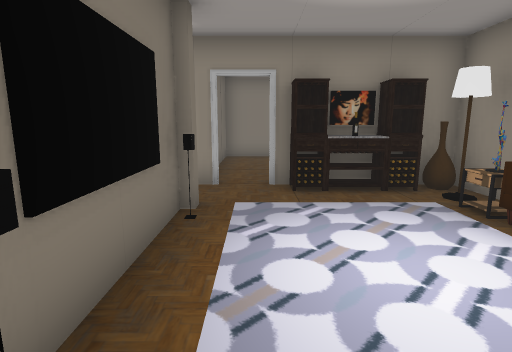
view 1 (above)

14 first-person views from a walk through a 3-D level made in the Unity game engine. The camera is 1.4 m above the floor, tilts 10° down and sees 80° across. Doors are open. The floor is counted in squares, 1 m on a side. Each view is taken from the middle of a square. On the plan, view 1 faces up. The plan holds only what a view shows up to about 14 squares ahead; the rest is blank. The place goes on beyond the plan. The player is left out. Some animated figures are left out. Some surface patterns are stand-ins.

view 2
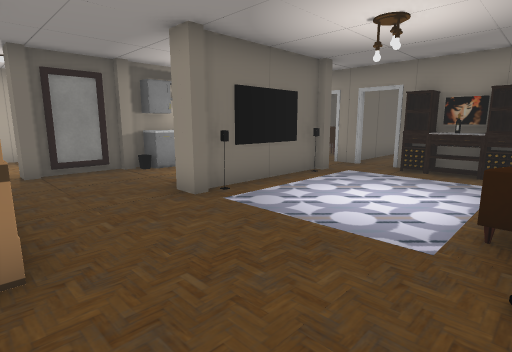

view 3
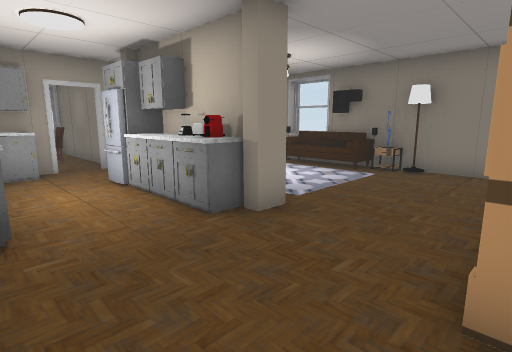

view 4
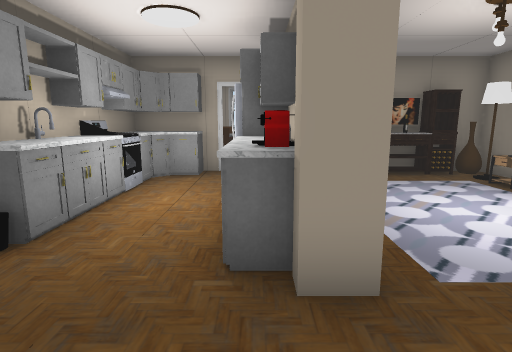

view 5
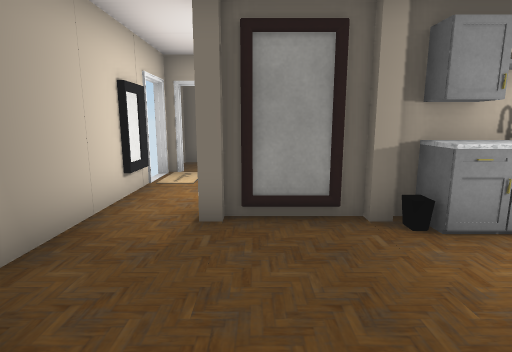

view 6
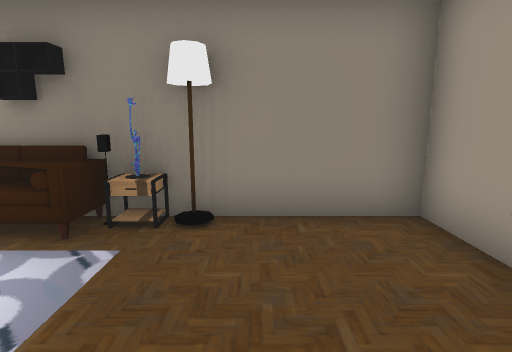

view 7
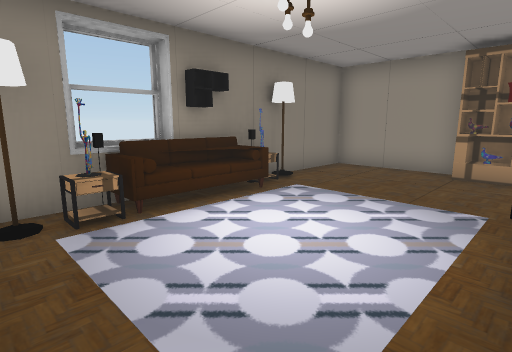

view 8
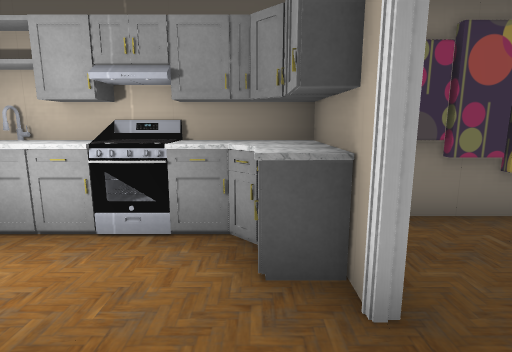

view 9
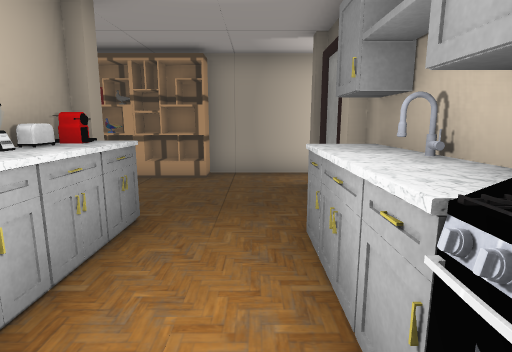

view 10
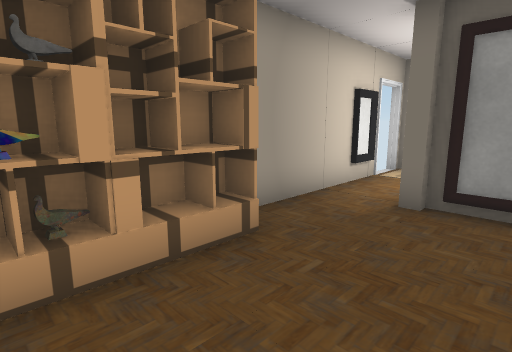

view 11
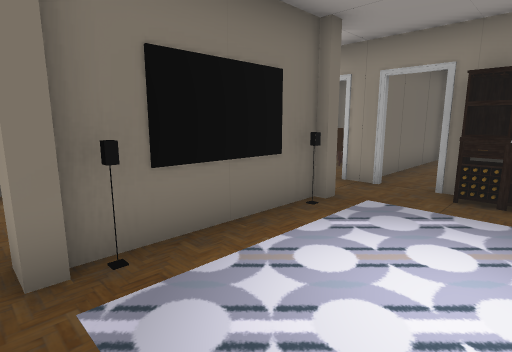

view 12
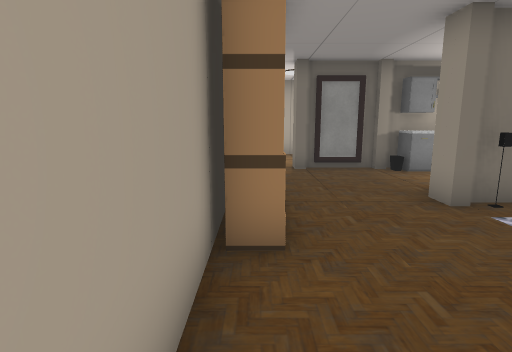

view 13
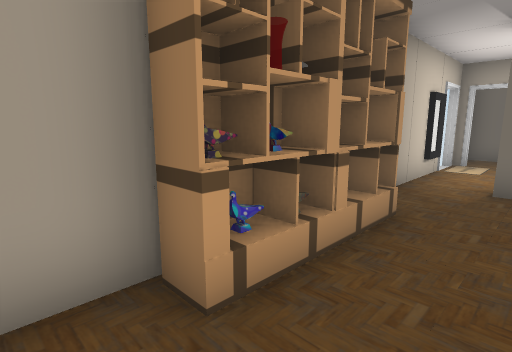

view 14
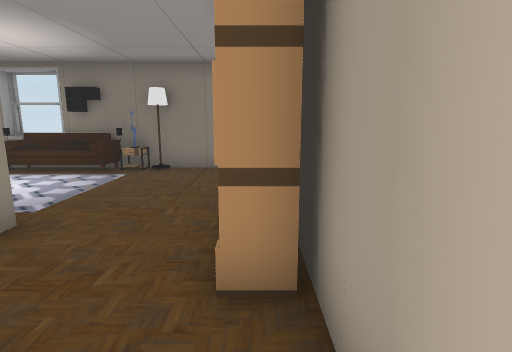

### Floor plan
Points are (right, up) in squares from view 1. A wall is a line through its corners. A room is listed if a view was taken in it or the views show most of it. See-through windows are left out.
Room 1 (views 1, 2, 3, 4, 5, 6, 7, 8, 9, 10, 11, 12, 13, 14)
walls: (-1.4, 1.4) (-1.4, 2.7) (-2.4, 2.7); (-1.2, 2.5) (-1.2, 1.4); (-2.3, 2.4) (-2.3, 3.5); (-4.9, 2.1) (-4.9, 1.4); (-4.6, 3.6) (-4.6, 1.4); (-0.8, 6.8) (-1.9, 6.8); (-3.5, 6.3) (-4.1, 6.3); (4.7, 2.9) (4.7, 3.6); (-2.9, 6.8) (-5.4, 6.8) (-5.4, 1); (-3.5, 6.9) (-3.5, 6) (-4.2, 6) (-4.6, 5.6) (-4.6, 4.9); (-4.5, 6.4) (-4.9, 5.9) (-4.9, 4.9); (-8.1, -3.5) (4.5, -3.5) (4.5, 6.8) (0.2, 6.8)
ways out: open door at (-8, -3.5); open door at (-0.5, 7); gap at (-3, 7)
objects: mirror (-7, -3); pillar (-6, -2); pillar (-5, -2); mirror (-5, -1); pillar (-5, 1); stove (-5, 4); shelf (-3, -3) to (-1, -3); pillar (-3, 5); pillar (-2, 0); other object (-2, 1); other object (-2, 2); fridge (-2, 4); cabinet (-2, 5); pillar (-1, 0); other object (-1, 1); TV (-1, 3); other object (-1, 4); pillar (-1, 5); shelf (0, -3) to (1, -3); cabinet (1, 6) to (3, 6); pole (4, 0); table (4, 1); sofa (4, 2) to (4, 3); table (4, 4) to (4, 5); vase (4, 6)

Where each view was taken, in squares from view 1:
view 1: 0 up, 0 right, facing up
view 2: 3 down, 4 right, facing up-left
view 3: 3 down, 5 left, facing up-right
view 4: 2 down, 2 left, facing up
view 5: 1 down, 1 left, facing left
view 6: 1 down, 0 right, facing right
view 7: 6 up, 1 left, facing down-right
view 8: 6 up, 1 left, facing left
view 9: 5 up, 4 left, facing down
view 10: 0 up, 0 right, facing down-left
view 11: 0 up, 2 right, facing up-left
view 12: 3 down, 4 right, facing left
view 13: 1 down, 2 right, facing down-left
view 14: 3 down, 5 left, facing right
